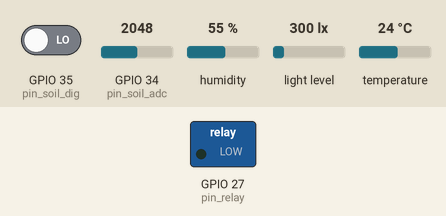
Recording of a sketch running on a simulated ESP32. Shown: switched loads named in the sketch (green lamp = pin HIGH). The test bench sets the inputs (shaded band); at power-on: humidity 55 %, light level 300 lx, GPIO 34 (pin_soil_adc) = 2048, temperature 24 °C, GPIO 35 (pin_soil_dig) LOW (analog values on the 0–4095 scale). WiFi joins after 1.5 s; servers stay silent unless stated; uploads are accepted with an empty reply; what the sketch prints to the serial monitor is not drawn.

Above: at 3.8 s.
3.9 s: humidity set to 22 %
14.1 s: light level set to 40 lx
19.1 s: GPIO 34 (pin_soil_adc) set to 2866
29.2 s: temperature set to 12 °C
39.1 s: light level set to 1000 lx
At 48.6 s:
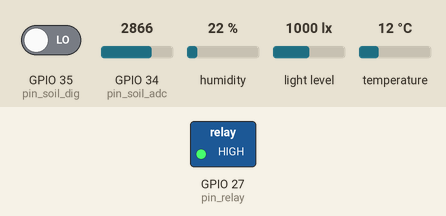
49.3 s: GPIO 34 (pin_soil_adc) set to 3972
Timing chart, 0 to 99.4 s (numbered marks = the images above; inputs shaded):
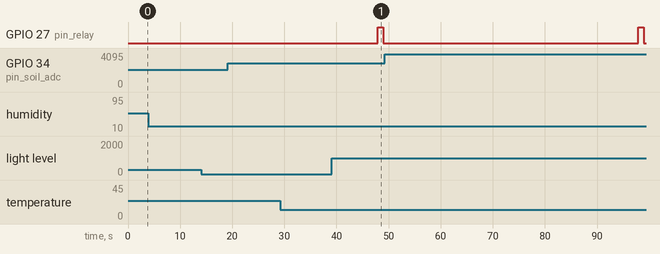

The sketch:

Sensor_Hardware_Diagnostic.ino
```cpp
/*
 * ==============================================================================
 * SYNTERRA — Enterprise Sensor Manager Firmware
 * ==============================================================================
 * Board: USB-C ESP32 Dev Module (Standard 30/38-Pin DevKit)
 *
 * Hardware Wiring:
 *   - DHT11 Data Pin:        D32 (GPIO 32)
 *   - FC-28 Soil Moisture:   A0 = D34 (ADC1_CH6), D0 = D35
 *   - BH1750 Light Meter:    SDA = D21, SCL = D22 (Hardware I2C)
 *   - Solenoid/Pump Relay:   Signal IN = D27
 *   - Power Bus:             VIN (5V for BH1750 & Relay) | 3V3 (Soil & DHT11) | GND
 *
 * Telemetry Pipeline:
 *   - Cadence: 6 SECONDS (6000 ms)
 *   - Environmental Climate & Condition Classification Engine:
 *       * Light:       Night, Dim/Twilight, Cloudy, Partly Cloudy, Sunny, Intense Sun
 *       * Temperature: Cold, Mild, Optimal, Warm, Extreme Heat
 *       * Humidity:    Arid, Ideal, Humid/Tropical, Saturated
 *       * Soil:        Severe Drought, Dry (Needs Water), Optimal Root Moisture, Saturated
 *       * Microclimate: Combined Macro-Atmospheric State Summary
 *   - Dual-Link Redundancy: USB Cable Serial JSON + Wi-Fi HTTP REST POST
 * ==============================================================================
 */

#include <Arduino.h>
#include <Wire.h>
#include <WiFi.h>
#include <HTTPClient.h>
#include <DHT.h>
#include <BH1750.h>

#if __has_include("soc/soc.h") && __has_include("soc/rtc_cntl_reg.h")
  #include "soc/soc.h"
  #include "soc/rtc_cntl_reg.h"
#endif

// ==============================================================================
// 1. Telemetry Data Structure
// ==============================================================================
struct BotanicalTelemetry {
  float temperature_c;
  float humidity_pct;
  float soil_moisture_pct;
  int soil_raw_adc;
  int soil_digital_alert;
  float light_lux;
  bool dht_online;
  bool bh1750_online;
  bool soil_online;
  bool reservoir_ok;
  String light_condition;
  String soil_condition;
  String temp_condition;
  String humidity_condition;
  String climate_summary;
  unsigned long timestamp_ms;
};

// ==============================================================================
// 2. SensorManager Class Definition
// ==============================================================================
class SensorManager {
private:
  // Hardware Pins from Board Silkscreen
  const uint8_t pin_dht       = 32;  // D32
  const uint8_t pin_soil_adc  = 34;  // D34 (ADC1_CH6)
  const uint8_t pin_soil_dig  = 35;  // D35
  const uint8_t pin_i2c_sda   = 21;  // D21
  const uint8_t pin_i2c_scl   = 22;  // D22
  const uint8_t pin_relay     = 27;  // D27

  // Calibration Bounds for Soil ADC (12-bit: 0 - 4095)
  const int calib_dry_air   = 3400;
  const int calib_wet_water = 1300;

  // Network & Endpoint Credentials
  const char* wifi_ssid        = "jj";
  const char* wifi_password    = "123456789";
  const char* api_device_token = "plant-lab-auth-token-9981";
  const char* device_id        = "esp32-sensor-01";
  const char* plant_id         = "test-specimen-1";

  // Sensor Driver Instances
  DHT dht;
  BH1750 lightMeter;
  bool bh1750_initialized;

public:
  SensorManager()
    : dht(pin_dht, DHT11),
      bh1750_initialized(false) {}

  // --------------------------------------------------------------------------
  // Hardware Initialization
  // --------------------------------------------------------------------------
  void begin() {
    // Disable brownout detector resets
#if defined(WRITE_PERI_REG) && defined(RTC_CNTL_BROWN_OUT_REG)
    WRITE_PERI_REG(RTC_CNTL_BROWN_OUT_REG, 0);
#endif

    // Configure Pin Modes
    pinMode(pin_soil_adc, INPUT);
    pinMode(pin_soil_dig, INPUT);
    pinMode(pin_relay, OUTPUT);
    digitalWrite(pin_relay, LOW); // Relay normally OFF
    analogReadResolution(12);     // 12-bit ADC (0 - 4095)

    // 1. Initialize DHT11
    Serial.printf("[SENSOR MGR] Initializing DHT11 on D%d...\n", pin_dht);
    dht.begin();

    // 2. Initialize Hardware I2C & BH1750
    Serial.printf("[SENSOR MGR] Initializing Hardware I2C on SDA=D%d, SCL=D%d...\n", pin_i2c_sda, pin_i2c_scl);
    Wire.begin(pin_i2c_sda, pin_i2c_scl);

    if (lightMeter.begin(BH1750::CONTINUOUS_HIGH_RES_MODE)) {
      bh1750_initialized = true;
      Serial.println(F("  ✓ [BH1750] Sensor online & calibrated!"));
    } else {
      Serial.println(F("  ✗ [BH1750] Warning: Light sensor not detected on D21/D22."));
    }

    // 3. Connect to Hotspot (Non-blocking attempt)
    connectWiFi();
  }

  // --------------------------------------------------------------------------
  // Wi-Fi Connection Manager
  // --------------------------------------------------------------------------
  void connectWiFi() {
    if (WiFi.status() == WL_CONNECTED) return;

    Serial.printf("[WIFI MGR] Connecting to '%s'...", wifi_ssid);
    WiFi.disconnect();
    WiFi.mode(WIFI_STA);
    WiFi.begin(wifi_ssid, wifi_password);

    int retries = 0;
    while (WiFi.status() != WL_CONNECTED && retries < 8) {
      delay(400);
      Serial.print(F("."));
      retries++;
    }

    if (WiFi.status() == WL_CONNECTED) {
      Serial.printf("\n  ✓ [WIFI ONLINE] IP: %s | Gateway: %s\n",
                    WiFi.localIP().toString().c_str(),
                    WiFi.gatewayIP().toString().c_str());
    } else {
      Serial.println(F("\n  ! [WIFI OFFLINE] Hotspot not connected. Using USB Cable stream."));
    }
  }

  // --------------------------------------------------------------------------
  // Climate & Sensor Condition Classification Helpers
  // --------------------------------------------------------------------------
  static String inferLightCondition(float lux) {
    if (lux < 0.0) return "SENSOR OFFLINE";
    if (lux < 25.0) return "NIGHT / DARK";
    if (lux < 200.0) return "DIM / TWILIGHT";
    if (lux < 1000.0) return "CLOUDY / OVERCAST";
    if (lux < 10000.0) return "DAYLIGHT / PARTLY CLOUDY";
    if (lux < 25000.0) return "SUNNY / CLEAR SKY";
    return "INTENSE SUNLIGHT";
  }

  static String inferSoilCondition(float moisture_pct) {
    if (moisture_pct < 20.0) return "CRITICAL DRY (DROUGHT)";
    if (moisture_pct < 40.0) return "DRY (WATER NEEDED)";
    if (moisture_pct <= 75.0) return "OPTIMAL ROOT MOISTURE";
    if (moisture_pct <= 90.0) return "WET / SATURATED";
    return "WATERLOGGED";
  }

  static String inferTempCondition(float temp_c) {
    if (temp_c < 16.0) return "COLD / CHILLY";
    if (temp_c < 22.0) return "MILD / COOL";
    if (temp_c <= 28.0) return "OPTIMAL PLANT TEMP";
    if (temp_c <= 34.0) return "WARM / ELEVATED";
    return "EXTREME HEATWAVE";
  }

  static String inferHumidityCondition(float hum_pct) {
    if (hum_pct < 35.0) return "ARID / DRY AIR";
    if (hum_pct <= 65.0) return "IDEAL CANOPY HUMIDITY";
    if (hum_pct <= 80.0) return "HUMID / TROPICAL";
    return "SATURATED / SULTRY";
  }

  static String inferClimateSummary(float lux, float temp_c, float hum_pct) {
    if (lux < 25.0) return "NIGHT (REST PERIOD)";
    if (lux >= 10000.0) {
      if (temp_c >= 28.0) return "HOT & SUNNY";
      return "BRIGHT & SUNNY";
    }
    if (lux >= 1000.0) {
      if (hum_pct >= 75.0) return "PARTLY CLOUDY & HUMID";
      return "PARTLY CLOUDY & PLEASANT";
    }
    if (lux >= 200.0) {
      if (hum_pct >= 70.0) return "OVERCAST & RAINY/HUMID";
      return "CLOUDY / OVERCAST";
    }
    return "DIM INDOORS / LOW LIGHT";
  }

  // --------------------------------------------------------------------------
  // Synchronous Multi-Sensor Read
  // --------------------------------------------------------------------------
  BotanicalTelemetry readAll() {
    BotanicalTelemetry data;
    data.timestamp_ms = millis();
    data.reservoir_ok = true;

    // 1. Read DHT11 Temperature & Humidity
    data.temperature_c = dht.readTemperature();
    data.humidity_pct  = dht.readHumidity();
    data.dht_online    = (!isnan(data.temperature_c) && !isnan(data.humidity_pct) && data.temperature_c > 0.0);
    if (!data.dht_online) {
      data.temperature_c = 24.0; // Fallback nominal
      data.humidity_pct  = 60.0;
    }

    // 2. Read FC-28 Soil Moisture (5-sample noise rejection)
    long adc_acc = 0;
    for (int i = 0; i < 5; i++) {
      adc_acc += analogRead(pin_soil_adc);
      delay(3);
    }
    data.soil_raw_adc = adc_acc / 5;
    data.soil_moisture_pct = (float)(calib_dry_air - data.soil_raw_adc) / (float)(calib_dry_air - calib_wet_water) * 100.0;
    data.soil_moisture_pct = constrain(data.soil_moisture_pct, 0.0, 100.0);
    data.soil_digital_alert = digitalRead(pin_soil_dig);
    data.soil_online = true;

    // 3. Read BH1750 Ambient Light
    data.light_lux = -1.0;
    if (bh1750_initialized) {
      data.light_lux = lightMeter.readLightLevel();
      data.bh1750_online = (data.light_lux >= 0.0);
    } else {
      if (lightMeter.begin(BH1750::CONTINUOUS_HIGH_RES_MODE)) {
        bh1750_initialized = true;
        data.light_lux = lightMeter.readLightLevel();
        data.bh1750_online = (data.light_lux >= 0.0);
      } else {
        data.bh1750_online = false;
      }
    }

    // 4. Determine Environmental Classifications & Microclimate State
    data.light_condition    = inferLightCondition(data.light_lux);
    data.soil_condition     = inferSoilCondition(data.soil_moisture_pct);
    data.temp_condition     = inferTempCondition(data.temperature_c);
    data.humidity_condition = inferHumidityCondition(data.humidity_pct);
    data.climate_summary    = inferClimateSummary(data.light_lux, data.temperature_c, data.humidity_pct);

    return data;
  }

  // --------------------------------------------------------------------------
  // Pulse Irrigation Actuator (Hardware Click Test)
  // --------------------------------------------------------------------------
  void pulseRelay(int duration_ms = 1000) {
    Serial.println(F("  ⚡ [RELAY ACTUATOR] Pulsing irrigation solenoid for test..."));
    digitalWrite(pin_relay, HIGH);
    delay(duration_ms);
    digitalWrite(pin_relay, LOW);
    Serial.println(F("  ⚡ [RELAY ACTUATOR] Solenoid returned to safe OFF state."));
  }

  // --------------------------------------------------------------------------
  // Diagnostic Serial Formatter (With Climate & Condition Badges)
  // --------------------------------------------------------------------------
  void printDiagnostics(const BotanicalTelemetry& data, int cycle) {
    Serial.printf("─── [TELEMETRY CYCLE #%d (EVERY 6s)] ────────────────────────────────\n", cycle);
    Serial.printf("  🌤️  [CLIMATE STATE]   >>> %s <<<\n", data.climate_summary.c_str());

    // BH1750 Report
    if (data.bh1750_online) {
      Serial.printf("  ✓ [BH1750]  Light:     %6.1f Lux  --> [%s]\n", data.light_lux, data.light_condition.c_str());
    } else {
      Serial.println(F("  ✗ [BH1750]  Light:     NOT DETECTED (Check D21=SDA, D22=SCL)"));
    }

    // DHT11 Report
    if (data.dht_online) {
      Serial.printf("  ✓ [DHT11]   Temp:      %5.1f °C   --> [%s]\n", data.temperature_c, data.temp_condition.c_str());
      Serial.printf("              Humidity:  %5.1f %%   --> [%s]\n", data.humidity_pct, data.humidity_condition.c_str());
    } else {
      Serial.printf("  ✗ [DHT11]   COMMUNICATION FAULT (Check D%d Wire)\n", pin_dht);
    }

    // Soil Moisture Report
    Serial.printf("  ✓ [SOIL A0] Moisture:  %5.1f %% (ADC %4d) --> [%s]\n",
                  data.soil_moisture_pct, data.soil_raw_adc, data.soil_condition.c_str());
  }

  // --------------------------------------------------------------------------
  // JSON Serializer (For USB Cable Stream & Dashboard API)
  // --------------------------------------------------------------------------
  String toJSON(const BotanicalTelemetry& data) {
    String payload = "{";
    payload += "\"device_id\":\"" + String(device_id) + "\",";
    payload += "\"plant_id\":\"" + String(plant_id) + "\",";
    payload += "\"temperature_c\":" + String(data.temperature_c, 1) + ",";
    payload += "\"humidity_pct\":" + String(data.humidity_pct, 1) + ",";
    payload += "\"soil_moisture_pct\":" + String(data.soil_moisture_pct, 1) + ",";
    payload += "\"soil_raw_adc\":" + String(data.soil_raw_adc) + ",";
    if (data.bh1750_online) {
      payload += "\"light_lux\":" + String(data.light_lux, 1) + ",";
      payload += "\"light_condition\":\"" + data.light_condition + "\",";
    }
    payload += "\"soil_condition\":\"" + data.soil_condition + "\",";
    payload += "\"temp_condition\":\"" + data.temp_condition + "\",";
    payload += "\"humidity_condition\":\"" + data.humidity_condition + "\",";
    payload += "\"climate\":\"" + data.climate_summary + "\",";
    payload += "\"water_reservoir_ok\":true";
    payload += "}";
    return payload;
  }

  // --------------------------------------------------------------------------
  // Wi-Fi Telemetry Dispatcher
  // --------------------------------------------------------------------------
  bool dispatchWiFi(const BotanicalTelemetry& data) {
    if (WiFi.status() != WL_CONNECTED) {
      connectWiFi(); // Auto-reconnect if dropped
      if (WiFi.status() != WL_CONNECTED) return false;
    }

    IPAddress gateway = WiFi.gatewayIP();
    String url = "http://" + gateway.toString() + ":5000/api/sensors/telemetry";

    HTTPClient http;
    http.setTimeout(2000);
    if (http.begin(url)) {
      http.addHeader("Content-Type", "application/json");
      http.addHeader("X-Device-Token", api_device_token);

      int httpCode = http.POST(toJSON(data));
      if (httpCode == 200 || httpCode == 201) {
        Serial.printf("  ✓ [DASHBOARD SYNC] Posted to http://%s:5000 (HTTP %d)\n", gateway.toString().c_str(), httpCode);
        http.end();
        return true;
      }
      http.end();
    }
    return false;
  }
};

// ==============================================================================
// 3. Application Execution Loop (Every 6 Seconds)
// ==============================================================================
SensorManager sensorManager;
unsigned long lastTelemetryTime = 0;
const unsigned long telemetryInterval = 5000; // 6-Second Cadence (6000 ms)
int telemetryCycle = 0;

void setup() {
  Serial.begin(115200);
  delay(1000);

  Serial.println(F("\n=========================================================="));
  Serial.println(F("SYNTERRA — Autonomous Botanical Sensor Manager Node"));
  Serial.println(F("=========================================================="));

  sensorManager.begin();

  Serial.println(F("=========================================================="));
  Serial.println(F("SYSTEM READY — Polling and streaming sensors every 6s..."));
  Serial.println(F("==========================================================\n"));
}

void loop() {
  unsigned long currentMillis = millis();

  // Non-blocking 6-second timer
  if (currentMillis - lastTelemetryTime >= telemetryInterval || lastTelemetryTime == 0) {
    lastTelemetryTime = currentMillis;
    telemetryCycle++;

    // 1. Read all sensors synchronously with climate inference
    BotanicalTelemetry telemetry = sensorManager.readAll();

    // 2. Output formatted report to Serial Monitor
    sensorManager.printDiagnostics(telemetry, telemetryCycle);

    // 3. Emit JSON over USB Cable (Option 1 Cable Mode for serial_bridge.py)
    String jsonTelemetry = sensorManager.toJSON(telemetry);
    Serial.println(jsonTelemetry);

    // 4. Dispatch over Wi-Fi (Option 2 Wireless Stream directly to dashboard)
    sensorManager.dispatchWiFi(telemetry);

    // 5. Periodic actuator self-test every 10 cycles (~60s)
    if (telemetryCycle % 10 == 0) {
      sensorManager.pulseRelay(1000);
    }

    Serial.println();
  }
}
```

Measured:
- after the input at 3.9 s, every drawn part: stays the same
- after the input at 14.1 s, every drawn part: stays the same
- after the input at 19.1 s, every drawn part: stays the same
- after the input at 29.2 s, every drawn part: stays the same
